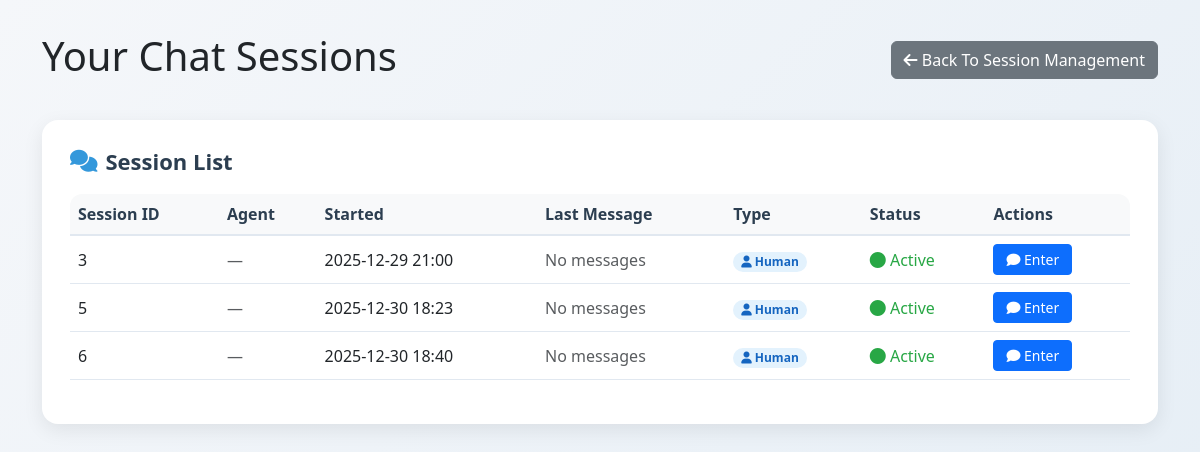
Page /chat_sessions (signed in) on the committed database.
### models.py (models this page shows, shortened)
class ChatSession(db.Model):
    __tablename__ = 'chat_sessions'
    id = db.Column(db.Integer, primary_key=True, autoincrement=True)
    user_id = db.Column(db.Integer, db.ForeignKey('users.id'), nullable=False, comment='发起会话的用户ID| User ID initiating the session')
    agent_id = db.Column(db.Integer, db.ForeignKey('users.id'), nullable=True, comment='处理会话的客服ID| Agent ID handling the session')
    service_id = db.Column(db.Integer, db.ForeignKey('services.id'), nullable=True, comment='关联服务ID| Associated service ID')
    appointment_id = db.Column(db.Integer, db.ForeignKey('appointments.id'), nullable=True, comment='关联预约ID| Associated appointment ID')
    start_time = db.Column(db.DateTime, default=lambda: datetime.now(UTC), comment='会话开始时间| Session start time')
    end_time = db.Column(db.DateTime, nullable=True, comment='会话结束时间| Session end time')
    status = db.Column(db.String(20), default='active', comment='状态：active/closed/timeout| Status: active/closed/timeout')
    last_message_time = db.Column(db.DateTime, nullable=True, comment='最后消息时间| Last message time')
    initiator = db.relationship('User', foreign_keys=[user_id], back_populates='initiated_chat_sessions')
    handler = db.relationship('User', foreign_keys=[agent_id], back_populates='handled_chat_sessions')
    service = db.relationship('Service', back_populates='chat_sessions', lazy=True)
    appointment = db.relationship('Appointment', back_populates='chat_session', lazy=True)
    messages = db.relationship('Message', backref='chat_session', lazy=True, cascade='all, delete-orphan')

### routes.py (the view)
    @app.route('/chat_sessions')
    def chat_sessions():
        if 'user_id' not in session:
            return redirect(url_for('login'))
        role = session['role']
        user_id = session['user_id']
        if role == 'user':
            sessions = ChatSession.query.filter_by(user_id=user_id).all()
        elif role == 'agent':
            sessions = ChatSession.query.filter(
                (ChatSession.agent_id == user_id) |
                (ChatSession.agent_id.is_(None))
            ).all()
        else:  # admin
            sessions = ChatSession.query.all()
        return render_template('chat_sessions.html', sessions=sessions)

### templates/chat_sessions.html (shortened to what this page needs)
<!DOCTYPE html>
<html lang="en">
<head>
    <link href="https://cdn.jsdelivr.net/npm/bootstrap@5.3.0/dist/css/bootstrap.min.css" rel="stylesheet">
    <link rel="stylesheet" href="https://cdnjs.cloudflare.com/ajax/libs/font-awesome/6.4.0/css/all.min.css">
</head>
<body>
    <div class="container">
        <div class="dashboard-header">
            <h1>
                {% if session.role == 'user' %}Your Chat Sessions{% endif %}
            </h1>
            <a href="/session_management" class="btn btn-secondary">
                <i class="fas fa-arrow-left"></i> Back To Session Management
            </a>
        </div>
        <div class="section-card">
            <h2><i class="fas fa-comments"></i> Session List</h2>
            {% if not sessions %}
                <div class="text-center py-5 text-muted">
                    <i class="fas fa-comment-slash fa-3x mb-3"></i>
                    <p>{% if session.role == 'user' %}No chat sessions yet. Start a new chat!{% endif %}
                       {% if session.role == 'agent' %}No available chat sessions.{% endif %}
                       {% if session.role == 'admin' %}No chat sessions recorded.{% endif %}</p>
                    {% if session.role == 'user' %}
                        <a href="/start_chat" class="btn btn-primary mt-2">
                            <i class="fas fa-plus"></i> Start New Chat
                        </a>
                    {% endif %}
                </div>
            {% else %}
                <div class="table-responsive">
                    <table class="table table-hover">
                        <thead>
                            <tr>
                                <th>Session ID</th>
                                {% if session.role != 'agent' %}<th>Agent</th>{% endif %}
                                <th>Started</th>
                                <th>Last Message</th>
                                <th>Type</th>
                                <th>Status</th>
                                <th>Actions</th>
                            </tr>
                        </thead>
                        <tbody>
                            {% for sess in sessions %}
                            <tr>
                                <td>{{ sess.id }}</td>
                                {% if session.role != 'agent' %}
                                    <td>
                                        {% if sess.agent %}
                                            {{ sess.agent.username }}
                                            <small class="d-block text-muted">{{ sess.agent.id }}</small>
                                        {% else %}
                                            <span class="text-muted">—</span>
                                        {% endif %}
                                    </td>
                                {% endif %}
                                <td>{{ sess.start_time.strftime('%Y-%m-%d %H:%M') }}</td>
                                <td>
                                    {% if sess.last_message_time %}
                                        {{ sess.last_message_time.strftime('%Y-%m-%d %H:%M') }}
                                    {% else %}
                                        <span class="text-muted">No messages</span>
                                    {% endif %}
                                </td>
                                <td>
                                    {% if sess.use_bot and not sess.agent_id %}
                                        <span class="badge badge-bot"><i class="fas fa-robot"></i> Bot</span>
                                    {% else %}
                                        <span class="badge badge-human"><i class="fas fa-user"></i> Human</span>
                                    {% endif %}
                                </td>
                                <td>
                                    {% if sess.end_time %}
                                        <span class="status-ended"><i class="fas fa-check-circle"></i> Ended</span>
                                    {% else %}
                                        <span class="status-active"><i class="fas fa-circle"></i> Active</span>
                                    {% endif %}
                                </td>
                                <td>
                                    <a href="/chat/{{ sess.id }}" class="btn btn-primary btn-sm action-btn">
                                        <i class="fas fa-comment"></i> Enter
                                    </a>
                                </td>
                            </tr>
                            {% endfor %}
                        </tbody>
                    </table>
                </div>
            {% endif %}
        </div>
    </div>
</body>
</html>

### templates/chat_sessions.html (style rules this page uses)
body { background: linear-gradient(135deg, #f5f7fa 0%, #e4edf5 100%); min-height: 100vh; padding: 2rem 0; }
.dashboard-header { display: flex; justify-content: space-between; align-items: center; margin-bottom: 2rem; }
.section-card { background: #ffffff; border-radius: 16px; box-shadow: 0 6px 20px rgba(0, 0, 0, 0.08); padding: 1.75rem; margin-bottom: 2rem; }
.section-card h2 { font-weight: 600; color: #2c3e50; margin-bottom: 1.25rem; font-size: 1.375rem; display: flex; align-items: center; gap: 0.5rem; }
.section-card h2 i { color: #3498db; }
.table-responsive { border-radius: 12px; overflow: hidden; }
.table th { background-color: #f8f9fa; color: #2c3e50; font-weight: 600; border-bottom: 2px solid #e1e8f0; }
.table td { vertical-align: middle; border-bottom: 1px solid #e1e8f0; }
.badge { font-size: 0.75rem; padding: 0.25rem 0.5rem; border-radius: 12px; }
.badge-human { background-color: #e3f2fd; color: #1565c0; }
.status-active { color: #28a745; font-weight: 500; }
.action-btn { padding: 0.25rem 0.75rem; font-size: 0.875rem; }

### rows in the picture
ChatSession: id "3", start_time "2025-12-29 21:00", shows "No messages", shows "Active"
ChatSession: id "5", start_time "2025-12-30 18:23", shows "No messages", shows "Active"
ChatSession: id "6", start_time "2025-12-30 18:40", shows "No messages", shows "Active"
